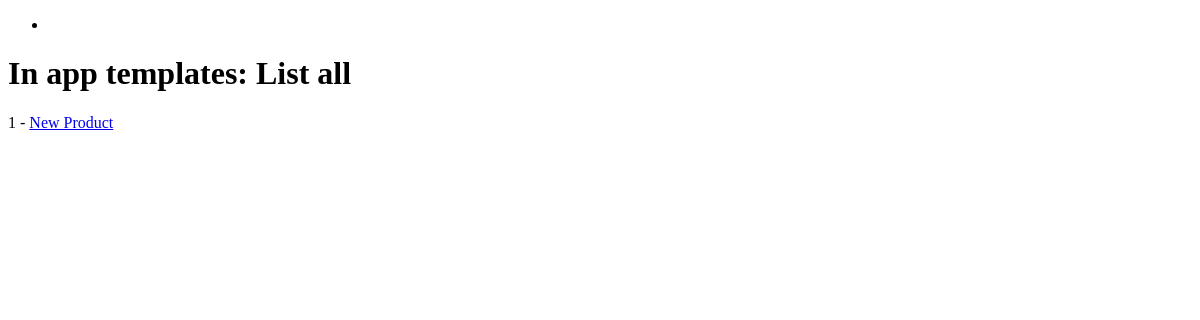
The page /product/ on the database as committed earlier.
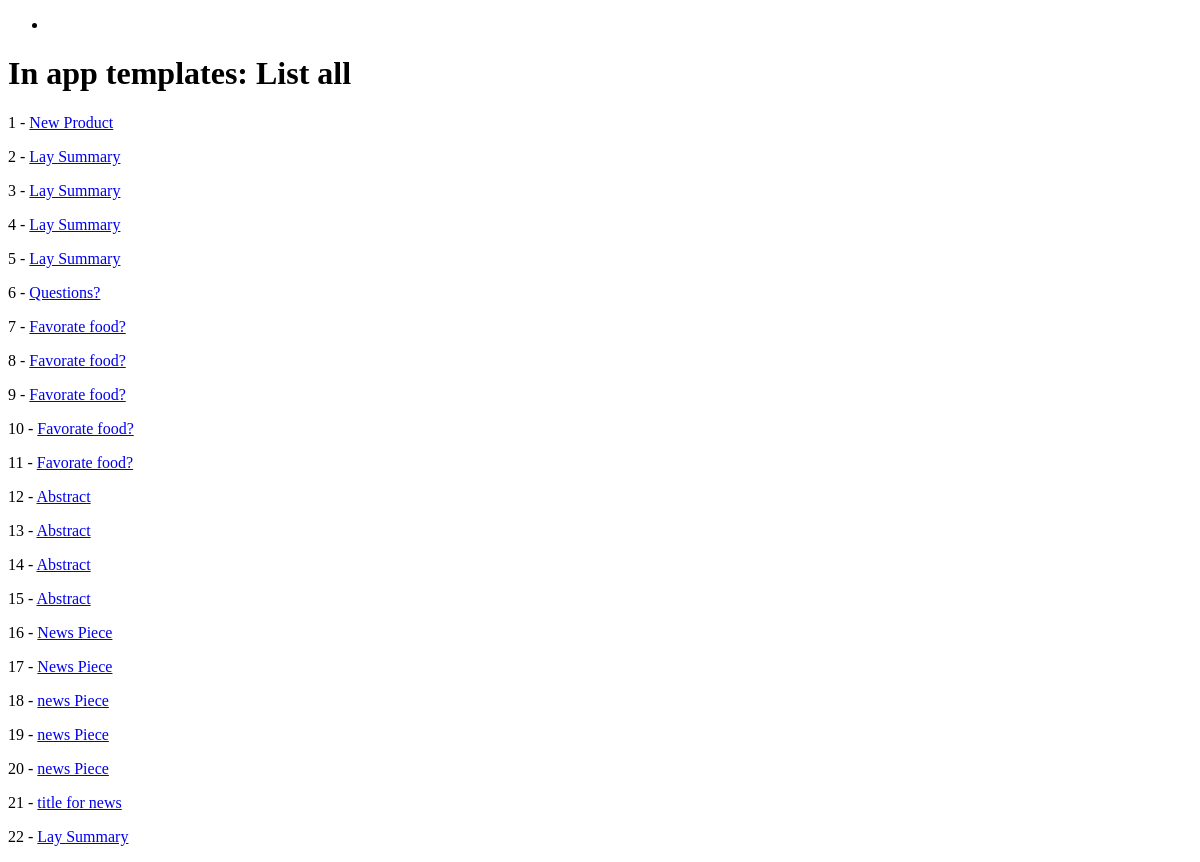
The same page on the database as committed later.
### product/models.py (models this page shows)
class Product(models.Model):
    title = models.CharField(max_length=120)    # max_length is required
    description = models.TextField(blank=True, null=True)
    price = models.DecimalField(decimal_places=2, max_digits=100)
    summary = models.TextField(blank=False, null=False)
    featured = models.BooleanField()    # null=True, default=True
    def get_absolute_url(self):
        return reverse("product:product-lookup", kwargs={"my_id": self.id})

### product/views.py (the view)
# urls.py: path('', views.product_list_view, name='product-list'),
def product_list_view(request):
    queryset = Product.objects.all()
    context = {
            "object_list": queryset,
    }
    return render(request, "product/product_list.html", context)

### product/templates/product/product_list.html
{% extends 'base.html' %}
{% block content %}
<h1>In app templates: List all</h1>
{% for instance in object_list  %}
    <p> {{ instance.id }} - <a href='{{ instance.get_absolute_url }}'>{{ instance.title }}</p></a>
{% endfor %}
{% endblock content %}

Rows that differ between the two databases and show on the page:
added Product: id "2", title "Lay Summary"
added Product: id "3", title "Lay Summary"
added Product: id "4", title "Lay Summary"
added Product: id "5", title "Lay Summary"
added Product: id "6", title "Questions?"
added Product: id "7", title "Favorate food?"
added Product: id "8", title "Favorate food?"
added Product: id "9", title "Favorate food?"
added Product: id "10", title "Favorate food?"
added Product: id "11", title "Favorate food?"
added Product: id "12", title "Abstract"
added Product: id "13", title "Abstract"
added Product: id "14", title "Abstract"
added Product: id "15", title "Abstract"
added Product: id "16", title "News Piece"
added Product: id "17", title "News Piece"
added Product: id "18", title "news Piece"
added Product: id "19", title "news Piece"
added Product: id "20", title "news Piece"
added Product: id "21", title "title for news"
added Product: id "22", title "Lay Summary"
